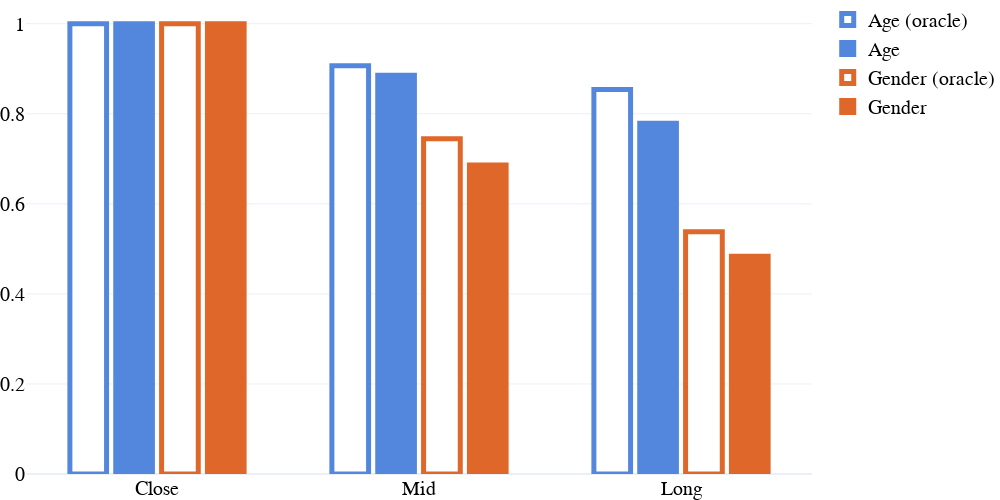

The code cell stored with this chart in its notebook:
### Code cell
import plotly.graph_objects as go

ranges = ['Close', 'Mid', 'Long']

fig = go.Figure()

# Oracle age
fig.add_trace(go.Bar(
    x=ranges,
    y=getRangeValues(acc_per_range_oracle['age']),
    name='Age (oracle)',
    marker_color='#FFFFFF',
    marker_line_color='#5387DD',
    marker_line_width=5,
    opacity=1
))
# Standard age
fig.add_trace(go.Bar(
    x=ranges,
    y=getRangeValues(acc_per_range['age']),
    name='Age',
    marker_color='#5387DD',
    marker_line_color='#5387DD',
    marker_line_width=5,
    opacity=1
))
# Oracle gender
fig.add_trace(go.Bar(
    x=ranges,
    y=getRangeValues(acc_per_range_oracle['gender']),
    name='Gender (oracle)',
    marker_color='#FFFFFF',
    marker_line_color='#DF672A',
    marker_line_width=5,
    opacity=1
))
# Standard gender
fig.add_trace(go.Bar(
    x=ranges,
    y=getRangeValues(acc_per_range['gender']),
    name='Gender',
    marker_color='#DF672A',
    marker_line_color='#DF672A',
    marker_line_width=5,
    opacity=1
))


# Here we modify the tickangle of the xaxis, resulting in rotated labels.

fig.update_layout(
    template="plotly_white",
    barmode='group',
    margin=dict(t=0, b=0, l=0, r=0),
    width=1000,
    height=500,
    font=dict(
        family="Times New Roman",
        size=20,
        color="Black"
    ),
    bargap=0.30,
    bargroupgap=0.2
)
fig.show()

### Figure 1 — Plotly figure (JSON) as saved in the notebook; plotly's stock layout.template omitted (floating-point values rounded to 4 significant figures)
{"data": [{"marker": {"color": "#FFFFFF", "line": {"color": "#5387DD", "width": 5}}, "name": "Age (oracle)", "opacity": 1, "type": "bar", "x": ["Close", "Mid", "Long"], "y": [1, 0.9065, 0.8537]}, {"marker": {"color": "#5387DD", "line": {"color": "#5387DD", "width": 5}}, "name": "Age", "opacity": 1, "type": "bar", "x": ["Close", "Mid", "Long"], "y": [1, 0.8855, 0.7789]}, {"marker": {"color": "#FFFFFF", "line": {"color": "#DF672A", "width": 5}}, "name": "Gender (oracle)", "opacity": 1, "type": "bar", "x": ["Close", "Mid", "Long"], "y": [1, 0.7444, 0.5378]}, {"marker": {"color": "#DF672A", "line": {"color": "#DF672A", "width": 5}}, "name": "Gender", "opacity": 1, "type": "bar", "x": ["Close", "Mid", "Long"], "y": [1, 0.6861, 0.4837]}], "layout": {"bargap": 0.3, "bargroupgap": 0.2, "barmode": "group", "font": {"color": "Black", "family": "Times New Roman", "size": 20}, "height": 500, "margin": {"b": 0, "l": 0, "r": 0, "t": 0}, "width": 1000}}
